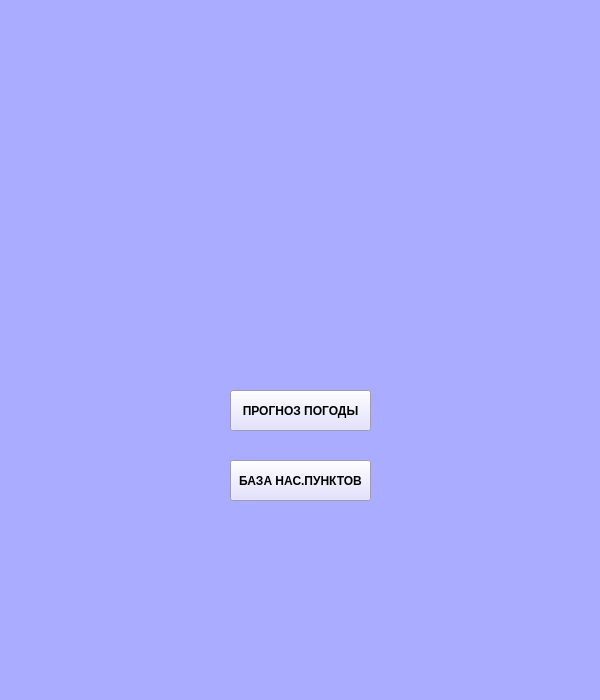
<?xml version="1.0" encoding="UTF-8"?>
<ui version="4.0">
 <class>MainWindow</class>
 <widget class="QMainWindow" name="MainWindow">
  <property name="geometry">
   <rect>
    <x>0</x>
    <y>0</y>
    <width>600</width>
    <height>700</height>
   </rect>
  </property>
  <property name="windowTitle">
   <string>Главное меню</string>
  </property>
  <widget class="QWidget" name="centralwidget">
   <widget class="QLabel" name="fon">
    <property name="geometry">
     <rect>
      <x>0</x>
      <y>0</y>
      <width>600</width>
      <height>700</height>
     </rect>
    </property>
    <property name="styleSheet">
     <string notr="true">background-color: rgb(170, 172, 255);</string>
    </property>
    <property name="text">
     <string/>
    </property>
   </widget>
   <widget class="QPushButton" name="btn2">
    <property name="geometry">
     <rect>
      <x>230</x>
      <y>460</y>
      <width>141</width>
      <height>41</height>
     </rect>
    </property>
    <property name="font">
     <font>
      <weight>75</weight>
      <bold>true</bold>
     </font>
    </property>
    <property name="styleSheet">
     <string notr="true">background-color: rgb(219, 215, 255);
</string>
    </property>
    <property name="text">
     <string>БАЗА НАС.ПУНКТОВ</string>
    </property>
   </widget>
   <widget class="QPushButton" name="btn1">
    <property name="geometry">
     <rect>
      <x>230</x>
      <y>390</y>
      <width>141</width>
      <height>41</height>
     </rect>
    </property>
    <property name="font">
     <font>
      <weight>75</weight>
      <bold>true</bold>
     </font>
    </property>
    <property name="styleSheet">
     <string notr="true">background-color: rgb(219, 215, 255);
</string>
    </property>
    <property name="text">
     <string>ПРОГНОЗ ПОГОДЫ</string>
    </property>
   </widget>
  </widget>
 </widget>
 <resources/>
 <connections/>
</ui>
